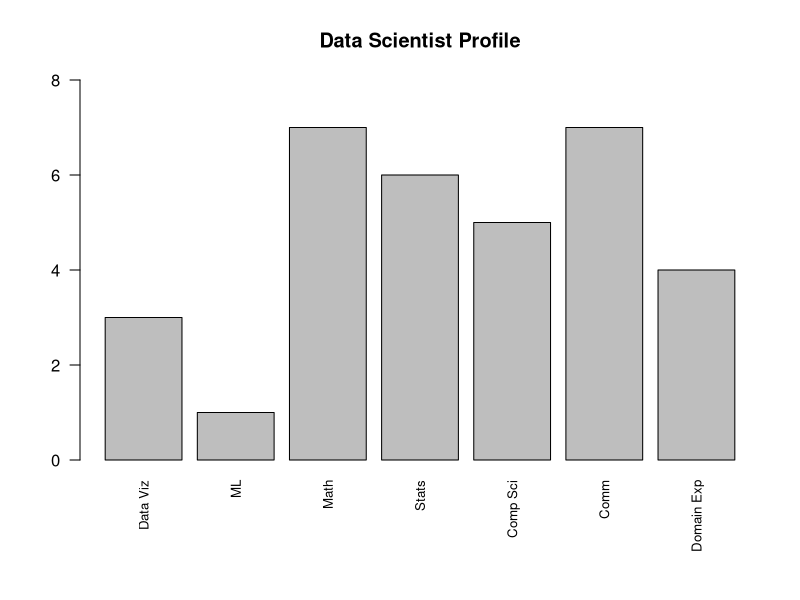

This figure's R source:
## ---- chunk 1
skill = c("Data Viz", "ML", "Math", "Stats", "Comp Sci","Comm", "Domain Exp")  
level = c(3,1,7,6,5,7,4)  

par(mar = c(7, 4, 4, 2)) #margins
barplot(  
  level,  
  names.arg = skill,  
  ylim = c(0, 8),  
  main = "Data Scientist Profile",  
  las = 2, #makes the labels vertical  
  cex.names = 0.8
)  
